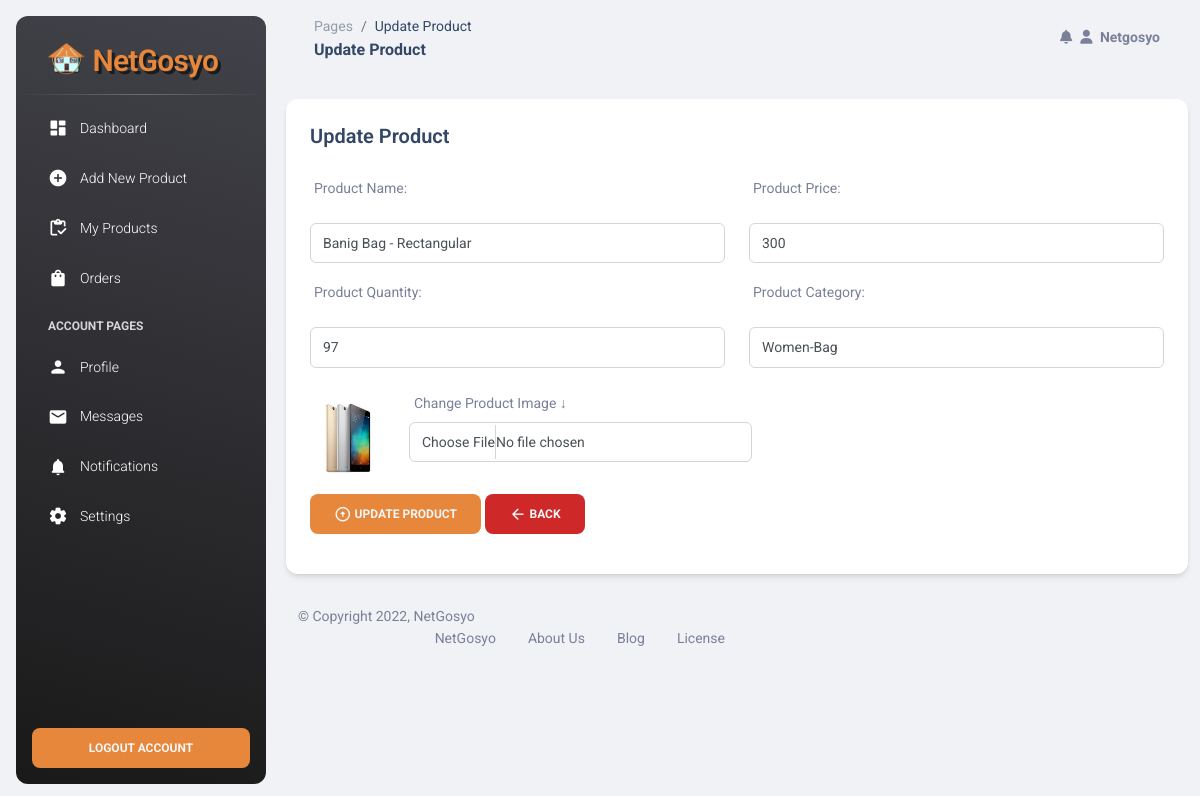
Screenshot of /Seller_Page/update_product.php?id=2 with the database file from the repository.
### tables this page shows
CREATE TABLE `user_form` (
  `id` int(100) NOT NULL,
  `fullname` varchar(100) NOT NULL,
  `email` varchar(100) NOT NULL,
  `username` varchar(255) NOT NULL,
  `password` varchar(100) NOT NULL,
  `phonenumber` varchar(255) NOT NULL,
  `address` varchar(255) NOT NULL,
  `dateofbirth` varchar(255) NOT NULL,
  `gender` varchar(255) NOT NULL,
  `image` varchar(255) NOT NULL,
  `shopname` varchar(250) NOT NULL DEFAULT 'user',
  `vkey` varchar(50) NOT NULL,
  `verified` tinyint(1) NOT NULL DEFAULT 0,
  `register_date` timestamp NOT NULL DEFAULT current_timestamp() ON UPDATE current_timestamp()
);

CREATE TABLE `products` (
  `id` int(100) NOT NULL,
  `user_id` int(11) NOT NULL,
  `name` varchar(100) NOT NULL,
  `price` varchar(100) NOT NULL,
  `image` varchar(100) NOT NULL,
  `item_brand` varchar(100) NOT NULL,
  `quantity` int(100) NOT NULL,
  `date_added` timestamp NOT NULL DEFAULT current_timestamp() ON UPDATE current_timestamp()
);

### Seller_Page/update_product.php (the view, shortened to what this page needs)
<?php
  include('header.php');
  ?>
<?php
    $id =  $_GET["id"];
    $sql = "SELECT * FROM products WHERE id=$id";
    $result = $conn->query($sql);
    $row = $result->fetch_assoc();
    $name = $row["name"];
    $price = $row["price"];
    $image =$row["image"];
    $itembrand = $row["item_brand"];
    $quantity = $row["quantity"];
?>
<main class="main-content position-relative max-height-vh-100 h-100 border-radius-lg ">
    <nav class="navbar navbar-main navbar-expand-lg px-0 mx-4 shadow-none border-radius-xl" id="navbarBlur"
        data-scroll="true">
        <div class="container-fluid py-1 px-3">
            <nav aria-label="breadcrumb">
                <ol class="breadcrumb bg-transparent mb-0 pb-0 pt-1 px-0 me-sm-6 me-5">
                    <li class="breadcrumb-item text-sm"><a class="opacity-5 text-dark" href="javascript:;">Pages</a>
                    </li>
                    <li class="breadcrumb-item text-sm text-dark active" aria-current="page">Update Product</li>
                </ol>
                <h6 class="font-weight-bolder mb-0">Update Product</h6>
            </nav>
            <?php
        include('navbar.php');
         ?>
        </div>
    </nav>
    <div class="container-fluid py-4">
        <div class="content-wrapper">
            <div class="row mb-2">
                <div class="col-lg-12">
                    <div class="card">
                        <div class="card-body">
                            <h5 class="card-title mb-4">Update Product</h5>
                            <form action="" method="post" enctype='multipart/form-data'>
                                <div class="row">
                                    <div class="col-md-6">
                                        <label>Product Name:</label>
                                        <div class="input-group input-group-outline my-3">
                                            <input type="text" value="<?php echo $name; ?>" name="name"
                                                class="form-control">
                                        </div>
                                    </div>
                                    <div class="col-md-6">
                                        <label>Product Price:</label>
                                        <div class="input-group input-group-outline my-3">
                                            <input type="number" name="price" value="<?php echo $price; ?>"
                                                class="form-control">
                                        </div>
                                    </div>
                                </div>
                                <div class="row">
                                    <div class="col-md-6">
                                        <label>Product Quantity:</label>
                                        <div class="input-group input-group-outline my-3">
                                            <input type="number" name="quantity" value="<?php echo $quantity; ?>"
                                                class="form-control">
                                        </div>
                                    </div>
                                    <div class="col-md-6">
                                        <label>Product Category:</label>
                                        <div class="input-group input-group-outline my-3">
                                            <select class="form-control" name="item_brand" id="category">
                                                <option selected=""><?php echo $itembrand; ?></option>
                                            </select>
                                        </div>
                                    </div>
                                    <div class="col-md-6 pt-3" style="max-width:100px">
                                        <img src="../Seller-uploads/<?php echo $image; ?>" class="img-fluid">
                                    </div>
                                    <div class="col-md-5 pb-4">
                                        <div class="input-group input-group-outline my-2">
                                            <label>Change Product Image &#8595;</label>
                                            <input class="form-control" type="file" name="prod_image" style="width:100%;">
                                        </div>
                                    </div>
                                </div>
                                <button class="btn btn-icon btn-3 button-update" type="submit" name="update-submit">
                                    <span class="btn-inner--icon"><i class="material-icons">arrow_circle_up</i></span>
                                    <span class="btn-inner--text">Update Product</span>
                                </button>
                                <a href="my_products.php" class="btn btn-icon btn-3 button-remove">
                                    <span class="btn-inner--icon"><i class="material-icons">arrow_back</i></span>
                                    <span class="btn-inner--text">Back</span>
                                    <a>
                            </form>
                        </div>
                    </div>
                </div>
            </div>
        </div>
        <?php
  include('footer.php');
  ?>

### Seller_Page/navbar.php (shortened to what this page needs)
<div class="collapse navbar-collapse mt-sm-0 mt-2 me-md-0 me-sm-4" id="navbar">
            <ul class="navbar-nav  justify-content-end">
              <li class="nav-item dropdown pe-2 d-flex align-items-center">
                <a href="javascript:;" class="nav-link text-body p-0" id="dropdownMenuButton" data-bs-toggle="dropdown" aria-expanded="false">
                  <i class="fa fa-bell cursor-pointer"></i>
                </a>
              </li>
              <li class="nav-item d-flex align-items-center">
                <a href="#" class="nav-link text-body font-weight-bold px-0">
                  <i class="fa fa-user me-sm-1"></i>
                  <?php
              $select_seller = mysqli_query($conn, "SELECT * FROM `user_form` where id = '$user_id' ") or die('query failed!');
                  if(mysqli_num_rows($select_seller) > 0){
                  while($fetch_seller = mysqli_fetch_assoc($select_seller)){
              ?>
                  <span class="d-sm-inline d-none"><b><?php echo $fetch_seller['username'] ?? ''; ?></b></span>
                  <?php
                      };
                  };
              ?>
                </a>
              </li>
            </ul>
          </div>

### Seller_Page/assets/css/style.css (style rules this page uses)
.button-update { background: #E6873C; color: #f6f6f6; }
.button-remove { background: #cf2828; color: #f6f6f6; }

### rows the page displays
user_form: username "Netgosyo"
products: name "Banig Bag - Rectangular", price "300", quantity "97", item_brand "Women-Bag", image (picture)
